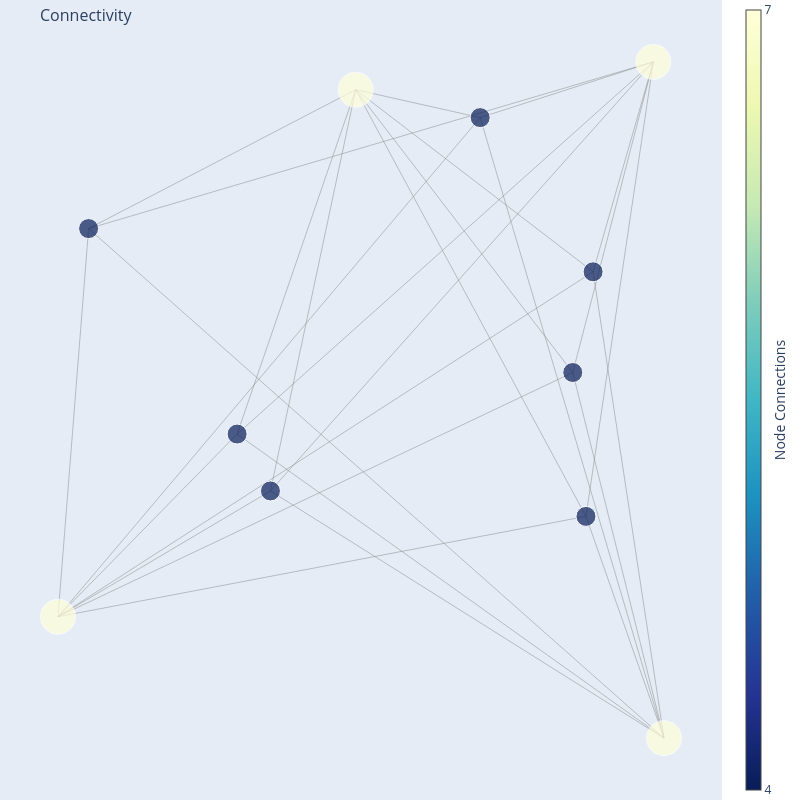

Notebook code for this chart:
### Code cell
G = nx.Graph()
G.add_edges_from(combinations)

pos = {node: (random.uniform(0, 1), random.uniform(0, 1)) for node in G.nodes()}

edge_x = []
edge_y = []
for edge in G.edges():
    x0, y0 = pos[edge[0]]
    x1, y1 = pos[edge[1]]
    edge_x.extend([x0, x1, None])
    edge_y.extend([y0, y1, None])

edge_trace = go.Scatter(
    x=edge_x, y=edge_y,
    line=dict(width=0.5, color='#888'),
    hoverinfo='none',
    mode='lines')

node_x = []
node_y = []
for node in G.nodes():
    x, y = pos[node]
    node_x.append(x)
    node_y.append(y)

# Modified node_trace definition
node_trace = go.Scatter(
    x=node_x, y=node_y,
    mode='markers',
    hoverinfo='text',
    marker=dict(
        showscale=True,
        colorscale='YlGnBu',
        reversescale=True,
        color=[],
        size=500,
        cmin=min(node_adjacencies),
        cmax=max(node_adjacencies),
        colorbar=dict(
            thickness=15,
            title='Node Connections',
            xanchor='left',
            titleside='right',
            tickvals=[min(node_adjacencies), max(node_adjacencies)],
            ticktext=[f'{min(node_adjacencies)}', f'{max(node_adjacencies)}']
        )
    )
)

# Calculate node sizes based on the number of connections
node_adjacencies = [len(adjacencies[1]) for adjacencies in G.adjacency()]
node_trace.marker.size = [5 * count for count in node_adjacencies]
node_trace.marker.color = node_adjacencies  # Set node color based on the number of connections

# Set hover text to include node names
node_trace.text = [f'Node: {node}<br># of connections: {count}' for node, count in zip(G.nodes(), node_adjacencies)]


fig = go.Figure(data=[edge_trace, node_trace],
                layout=go.Layout(
                    title='<br>Connectivity',
                    titlefont_size=16,
                    showlegend=False,
                    hovermode='closest',
                    margin=dict(b=0, l=0, r=0, t=0),
                    xaxis=dict(showgrid=False, zeroline=False, showticklabels=False),
                    yaxis=dict(showgrid=False, zeroline=False, showticklabels=False),
                )
                )


fig.update_layout(
    autosize=False,
    width=800,
    height=800,
)
fig.show()

### Figure 1 — Plotly figure (JSON) as saved in the notebook; plotly's stock layout.template omitted (floating-point values rounded to 4 significant figures)
{"data": [{"hoverinfo": "none", "line": {"color": "#888", "width": 0.5}, "mode": "lines", "type": "scatter", "x": [0.8067, 0.3209, null, 0.8067, 0.09013, null, 0.8067, 0.7213, null, 0.8067, 0.587, null, 0.8067, 0.2786, null, 0.8067, 0.7045, null, 0.8067, 0.7303, null, 0.3209, 0.05126, null, 0.3209, 0.8203, null, 0.3209, 0.4291, null, 0.8203, 0.7213, null, 0.8203, 0.7045, null, 0.8203, 0.7303, null, 0.8203, 0.09013, null, 0.8203, 0.2786, null, 0.8203, 0.587, null, 0.7213, 0.4291, null, 0.7213, 0.05126, null, 0.4291, 0.587, null, 0.4291, 0.09013, null, 0.4291, 0.7303, null, 0.4291, 0.7045, null, 0.4291, 0.2786, null, 0.09013, 0.05126, null, 0.587, 0.05126, null, 0.05126, 0.7303, null, 0.05126, 0.7045, null, 0.05126, 0.2786, null], "y": [0.9212, 0.362, null, 0.9212, 0.7039, null, 0.9212, 0.3288, null, 0.9212, 0.8485, null, 0.9212, 0.4361, null, 0.9212, 0.5163, null, 0.9212, 0.6476, null, 0.362, 0.198, null, 0.362, 0.03983, null, 0.362, 0.8849, null, 0.03983, 0.3288, null, 0.03983, 0.5163, null, 0.03983, 0.6476, null, 0.03983, 0.7039, null, 0.03983, 0.4361, null, 0.03983, 0.8485, null, 0.3288, 0.8849, null, 0.3288, 0.198, null, 0.8849, 0.8485, null, 0.8849, 0.7039, null, 0.8849, 0.6476, null, 0.8849, 0.5163, null, 0.8849, 0.4361, null, 0.7039, 0.198, null, 0.8485, 0.198, null, 0.198, 0.6476, null, 0.198, 0.5163, null, 0.198, 0.4361, null]}, {"hoverinfo": "text", "marker": {"cmax": 7, "cmin": 4, "color": [7, 4, 7, 4, 7, 4, 4, 7, 4, 4, 4], "colorbar": {"thickness": 15, "ticktext": ["4", "7"], "tickvals": [4, 7], "title": {"side": "right", "text": "Node Connections"}, "xanchor": "left"}, "colorscale": [[0, "rgb(255,255,217)"], [0.125, "rgb(237,248,177)"], [0.25, "rgb(199,233,180)"], [0.375, "rgb(127,205,187)"], [0.5, "rgb(65,182,196)"], [0.625, "rgb(29,145,192)"], [0.75, "rgb(34,94,168)"], [0.875, "rgb(37,52,148)"], [1, "rgb(8,29,88)"]], "reversescale": true, "showscale": true, "size": [35, 20, 35, 20, 35, 20, 20, 35, 20, 20, 20]}, "mode": "markers", "text": ["Node: site3<br># of connections: 7", "Node: site7.1<br># of connections: 4", "Node: site4<br># of connections: 7", "Node: site2.1<br># of connections: 4", "Node: site1<br># of connections: 7", "Node: site4.1<br># of connections: 4", "Node: site6.1<br># of connections: 4", "Node: site2<br># of connections: 7", "Node: site1.1<br># of connections: 4", "Node: site5.1<br># of connections: 4", "Node: site3.1<br># of connections: 4"], "type": "scatter", "x": [0.8067, 0.3209, 0.8203, 0.7213, 0.4291, 0.09013, 0.587, 0.05126, 0.7045, 0.7303, 0.2786], "y": [0.9212, 0.362, 0.03983, 0.3288, 0.8849, 0.7039, 0.8485, 0.198, 0.5163, 0.6476, 0.4361]}], "layout": {"autosize": false, "height": 800, "hovermode": "closest", "margin": {"b": 0, "l": 0, "r": 0, "t": 0}, "showlegend": false, "title": {"font": {"size": 16}, "text": "<br>Connectivity"}, "width": 800, "xaxis": {"autorange": true, "range": [-0.02231, 0.8939], "showgrid": false, "showticklabels": false, "type": "linear", "zeroline": false}, "yaxis": {"autorange": true, "range": [-0.0408, 1.002], "showgrid": false, "showticklabels": false, "type": "linear", "zeroline": false}}}
